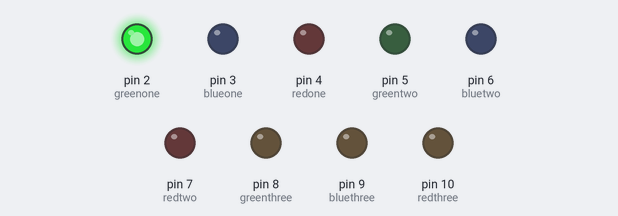
Bench run of a sketch on a simulated Arduino Uno, built with avr-gcc and run on an emulated ATmega328P. Parts: output pins drawn as LEDs (lit = HIGH).

Above: at 0.1 s.
At 1.7 s:
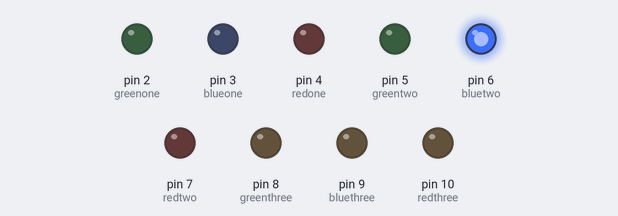
At 3.55 s:
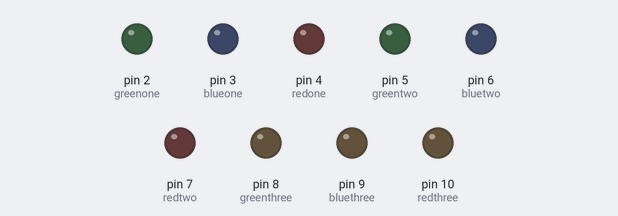
At 4.27 s:
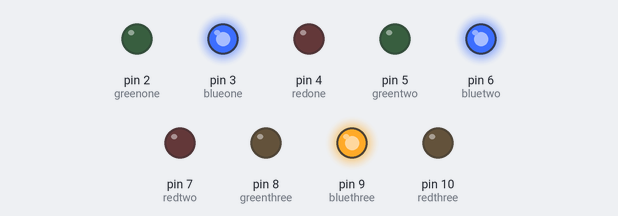
At 4.73 s:
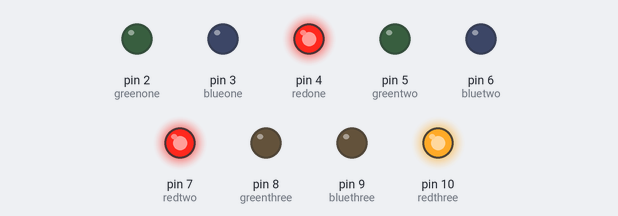
At 6.38 s:
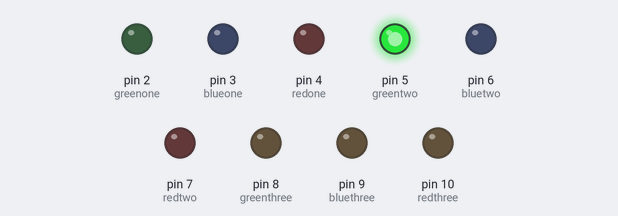
Timing chart, 0 to 6.7 s (numbered marks = the images above):
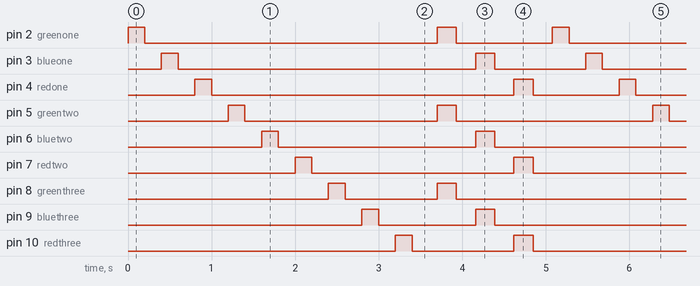

The sketch:

leds.ino
```cpp
const int greenone = 2;
const int blueone = 3;
const int redone = 4;
const int greentwo = 5;
const int bluetwo = 6;
const int redtwo = 7;
const int greenthree = 8;
const int bluethree = 9;
const int redthree = 10;

void setup() {
  pinMode(greenone, OUTPUT);
  pinMode(blueone, OUTPUT);
  pinMode(redone, OUTPUT);
  pinMode(greentwo, OUTPUT);
  pinMode(bluetwo, OUTPUT);
  pinMode(redtwo, OUTPUT);
  pinMode(greenthree, OUTPUT);
  pinMode(bluethree, OUTPUT);
  pinMode(redthree, OUTPUT);
}

void loop() {

  digitalWrite(greenone, HIGH);
  delay(200);
  digitalWrite(greenone, LOW);
  delay(200);
  digitalWrite(blueone, HIGH);
  delay(200);
  digitalWrite(blueone, LOW);
  delay(200);
  digitalWrite(redone, HIGH);
  delay(200);
  digitalWrite(redone, LOW);
  delay(200);
  digitalWrite(greentwo, HIGH);
  delay(200);
  digitalWrite(greentwo, LOW);
  delay(200);
  digitalWrite(bluetwo, HIGH);
  delay(200);
  digitalWrite(bluetwo, LOW);
  delay(200);
  digitalWrite(redtwo, HIGH);
  delay(200);
  digitalWrite(redtwo, LOW);
  delay(200);
  digitalWrite(greenthree, HIGH);
  delay(200);
  digitalWrite(greenthree, LOW);
  delay(200);
  digitalWrite(bluethree, HIGH);
  delay(200);
  digitalWrite(bluethree, LOW);
  delay(200);
  digitalWrite(redthree, HIGH);
  delay(200);
  digitalWrite(redthree, LOW);
  delay(300);


  digitalWrite(greenone, HIGH);
  digitalWrite(greentwo, HIGH);
  digitalWrite(greenthree, HIGH);
  delay(230);
  digitalWrite(greenone, LOW);
  digitalWrite(greentwo, LOW);
  digitalWrite(greenthree, LOW);
  delay(230);
  digitalWrite(blueone, HIGH);
  digitalWrite(bluetwo, HIGH);
  digitalWrite(bluethree, HIGH);
  delay(230);
  digitalWrite(blueone, LOW);
  digitalWrite(bluetwo, LOW);
  digitalWrite(bluethree, LOW);
  delay(230);
  digitalWrite(redone, HIGH);
  digitalWrite(redtwo, HIGH);
  digitalWrite(redthree, HIGH);
  delay(230);
  digitalWrite(redone, LOW);
  digitalWrite(redtwo, LOW);
  digitalWrite(redthree, LOW);
  delay(230);

 }
```

Measured:
- by itself, pin 2 (greenone): repeats every 5.1 s: LOW 3.5 s, HIGH 0.23 s, LOW 1.2 s, HIGH 0.20 s
- by itself, pin 3 (blueone): repeats every 5.1 s: LOW 3.6 s, HIGH 0.23 s, LOW 1.1 s, HIGH 0.20 s
- by itself, pin 4 (redone): repeats every 5.1 s: LOW 3.6 s, HIGH 0.23 s, LOW 1.0 s, HIGH 0.20 s
- by itself, pin 5 (greentwo): alternates HIGH for 0.22 s and LOW for 2.3 s
- by itself, pin 6 (bluetwo): alternates HIGH for 0.22 s and LOW for 2.4 s
- by itself, pin 7 (redtwo): alternates HIGH for 0.20 s and LOW for 2.3 s
- by itself, pin 8 (greenthree): repeats every 5.1 s: LOW 1.1 s, HIGH 0.23 s, LOW 3.6 s, HIGH 0.20 s
- by itself, pin 9 (bluethree): repeats every 5.1 s: LOW 1.2 s, HIGH 0.23 s, LOW 3.5 s, HIGH 0.20 s
